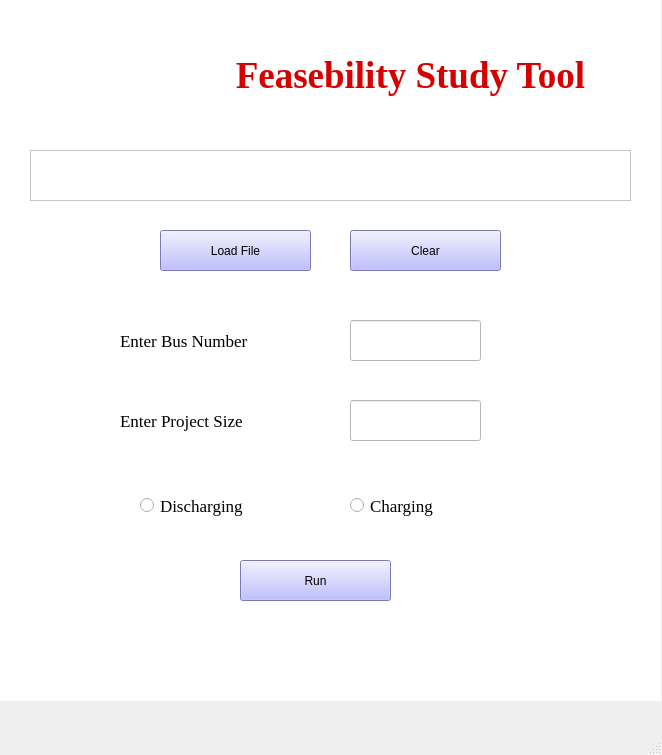
<?xml version="1.0" encoding="UTF-8"?>
<ui version="4.0">
 <class>MainWindow</class>
 <widget class="QMainWindow" name="MainWindow">
  <property name="geometry">
   <rect>
    <x>0</x>
    <y>0</y>
    <width>662</width>
    <height>755</height>
   </rect>
  </property>
  <property name="windowTitle">
   <string>MainWindow</string>
  </property>
  <widget class="QWidget" name="centralwidget">
   <widget class="QWidget" name="canvas" native="true">
    <property name="geometry">
     <rect>
      <x>0</x>
      <y>0</y>
      <width>661</width>
      <height>701</height>
     </rect>
    </property>
    <property name="styleSheet">
     <string notr="true">background-color: rgb(255, 255, 255);</string>
    </property>
    <widget class="QLabel" name="titleApp">
     <property name="geometry">
      <rect>
       <x>170</x>
       <y>40</y>
       <width>481</width>
       <height>71</height>
      </rect>
     </property>
     <property name="font">
      <font>
       <family>Times New Roman</family>
       <pointsize>28</pointsize>
       <weight>75</weight>
       <bold>true</bold>
      </font>
     </property>
     <property name="styleSheet">
      <string notr="true">color: rgb(214, 0, 0);</string>
     </property>
     <property name="text">
      <string>Feasebility Study Tool</string>
     </property>
     <property name="alignment">
      <set>Qt::AlignCenter</set>
     </property>
    </widget>
    <widget class="QListWidget" name="listFiles">
     <property name="geometry">
      <rect>
       <x>30</x>
       <y>150</y>
       <width>601</width>
       <height>51</height>
      </rect>
     </property>
     <property name="font">
      <font>
       <pointsize>12</pointsize>
      </font>
     </property>
     <property name="styleSheet">
      <string notr="true">
background-color: rgb(255, 255, 255);</string>
     </property>
     <property name="dragEnabled">
      <bool>true</bool>
     </property>
     <property name="dragDropMode">
      <enum>QAbstractItemView::InternalMove</enum>
     </property>
     <property name="sortingEnabled">
      <bool>true</bool>
     </property>
    </widget>
    <widget class="QPushButton" name="run">
     <property name="geometry">
      <rect>
       <x>240</x>
       <y>560</y>
       <width>151</width>
       <height>41</height>
      </rect>
     </property>
     <property name="styleSheet">
      <string notr="true">background-color: rgb(170, 170, 255);
font: 10pt &quot;Times New Roman&quot;;
border-color: rgb(0, 0, 0);</string>
     </property>
     <property name="text">
      <string>Run</string>
     </property>
    </widget>
    <widget class="QLabel" name="busNo">
     <property name="geometry">
      <rect>
       <x>120</x>
       <y>320</y>
       <width>191</width>
       <height>41</height>
      </rect>
     </property>
     <property name="font">
      <font>
       <family>Times New Roman</family>
       <pointsize>13</pointsize>
      </font>
     </property>
     <property name="text">
      <string>Enter Bus Number</string>
     </property>
    </widget>
    <widget class="QLabel" name="projSize">
     <property name="geometry">
      <rect>
       <x>120</x>
       <y>400</y>
       <width>211</width>
       <height>41</height>
      </rect>
     </property>
     <property name="font">
      <font>
       <family>Times New Roman</family>
       <pointsize>13</pointsize>
      </font>
     </property>
     <property name="text">
      <string>Enter Project Size</string>
     </property>
    </widget>
    <widget class="QLineEdit" name="busNoInput">
     <property name="geometry">
      <rect>
       <x>350</x>
       <y>320</y>
       <width>131</width>
       <height>41</height>
      </rect>
     </property>
     <property name="font">
      <font>
       <pointsize>12</pointsize>
      </font>
     </property>
     <property name="styleSheet">
      <string notr="true">background-color: rgb(255, 255, 255);</string>
     </property>
     <property name="text">
      <string/>
     </property>
     <property name="alignment">
      <set>Qt::AlignCenter</set>
     </property>
    </widget>
    <widget class="QLineEdit" name="projSizeInput">
     <property name="geometry">
      <rect>
       <x>350</x>
       <y>400</y>
       <width>131</width>
       <height>41</height>
      </rect>
     </property>
     <property name="font">
      <font>
       <pointsize>12</pointsize>
      </font>
     </property>
     <property name="styleSheet">
      <string notr="true">background-color: rgb(255, 255, 255);</string>
     </property>
     <property name="text">
      <string/>
     </property>
     <property name="alignment">
      <set>Qt::AlignCenter</set>
     </property>
    </widget>
    <widget class="QPushButton" name="load">
     <property name="geometry">
      <rect>
       <x>160</x>
       <y>230</y>
       <width>151</width>
       <height>41</height>
      </rect>
     </property>
     <property name="styleSheet">
      <string notr="true">background-color: rgb(170, 170, 255);
font: 10pt &quot;Times New Roman&quot;;
border-color: rgb(0, 0, 0);</string>
     </property>
     <property name="text">
      <string>Load File</string>
     </property>
    </widget>
    <widget class="QPushButton" name="clear">
     <property name="geometry">
      <rect>
       <x>350</x>
       <y>230</y>
       <width>151</width>
       <height>41</height>
      </rect>
     </property>
     <property name="styleSheet">
      <string notr="true">background-color: rgb(170, 170, 255);
font: 10pt &quot;Times New Roman&quot;;
border-color: rgb(0, 0, 0);</string>
     </property>
     <property name="text">
      <string>Clear</string>
     </property>
    </widget>
    <widget class="QLabel" name="label">
     <property name="enabled">
      <bool>true</bool>
     </property>
     <property name="geometry">
      <rect>
       <x>10</x>
       <y>0</y>
       <width>150</width>
       <height>150</height>
      </rect>
     </property>
     <property name="minimumSize">
      <size>
       <width>55</width>
       <height>0</height>
      </size>
     </property>
     <property name="styleSheet">
      <string notr="true">background-color: rgb(255, 255, 255);</string>
     </property>
     <property name="text">
      <string/>
     </property>
     <property name="pixmap">
      <pixmap>daymark.png</pixmap>
     </property>
     <property name="scaledContents">
      <bool>true</bool>
     </property>
    </widget>
    <widget class="QLabel" name="outMessage">
     <property name="geometry">
      <rect>
       <x>90</x>
       <y>640</y>
       <width>461</width>
       <height>41</height>
      </rect>
     </property>
     <property name="styleSheet">
      <string notr="true">font: 75 bold italic 13pt &quot;Times New Roman&quot;;
color: rgb(29, 140, 36);</string>
     </property>
     <property name="text">
      <string/>
     </property>
     <property name="alignment">
      <set>Qt::AlignCenter</set>
     </property>
    </widget>
    <widget class="QRadioButton" name="dischargingButton">
     <property name="geometry">
      <rect>
       <x>140</x>
       <y>490</y>
       <width>141</width>
       <height>31</height>
      </rect>
     </property>
     <property name="font">
      <font>
       <family>Times New Roman</family>
       <pointsize>13</pointsize>
      </font>
     </property>
     <property name="text">
      <string>Discharging</string>
     </property>
    </widget>
    <widget class="QRadioButton" name="chargingButton">
     <property name="geometry">
      <rect>
       <x>350</x>
       <y>490</y>
       <width>111</width>
       <height>31</height>
      </rect>
     </property>
     <property name="font">
      <font>
       <family>Times New Roman</family>
       <pointsize>13</pointsize>
      </font>
     </property>
     <property name="text">
      <string>Charging</string>
     </property>
    </widget>
    <zorder>label</zorder>
    <zorder>titleApp</zorder>
    <zorder>listFiles</zorder>
    <zorder>run</zorder>
    <zorder>busNo</zorder>
    <zorder>projSize</zorder>
    <zorder>busNoInput</zorder>
    <zorder>projSizeInput</zorder>
    <zorder>load</zorder>
    <zorder>clear</zorder>
    <zorder>outMessage</zorder>
    <zorder>dischargingButton</zorder>
    <zorder>chargingButton</zorder>
   </widget>
  </widget>
  <widget class="QMenuBar" name="menubar">
   <property name="geometry">
    <rect>
     <x>0</x>
     <y>0</y>
     <width>662</width>
     <height>27</height>
    </rect>
   </property>
  </widget>
  <widget class="QStatusBar" name="statusbar"/>
 </widget>
 <resources/>
 <connections/>
</ui>
